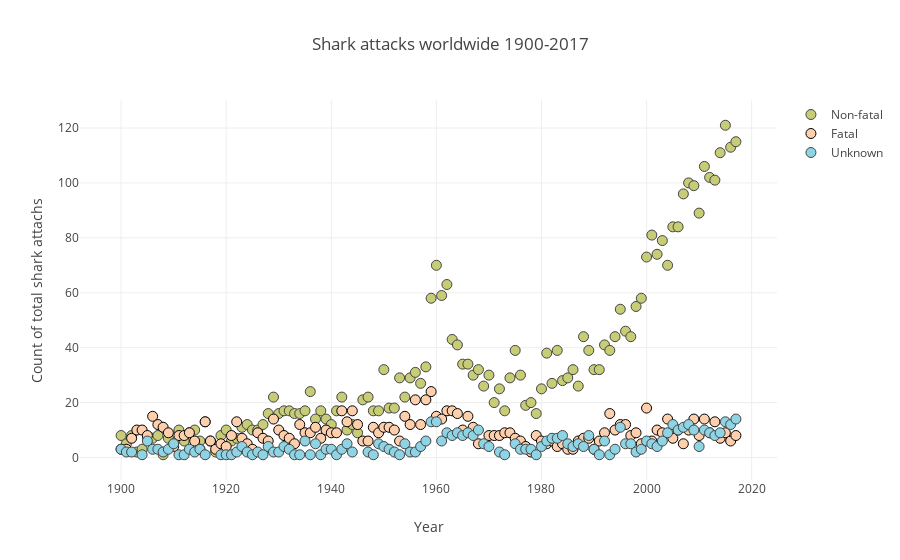

The notebook cell saved with this chart:
### Code cell
fatal = go.Scatter(
    x = scatter.index,
    y = scatter['Fatal'],
    name = 'Fatal',
    mode = 'markers',
    marker = dict(
        size = 10,
        line = dict(
            width = 1,
            color = 'rgb(0, 0, 0)'
        ), color = pink
    )
)

nonfatal = go.Scatter(
    x = scatter.index,
    y = scatter['Non-Fatal'],
    name = 'Non-fatal',
    mode = 'markers',
    marker = dict(
        size = 10,
        line = dict(
            width = 1), color = green
        )
    )
fatality_na = go.Scatter(
    x = scatter.index,
    y = scatter['Unknown'],
    name = 'Unknown',
    mode = 'markers',
    marker = dict(
        size = 10,
        line = dict(
            width = 1), color = light_blue
        )
    )

data = [nonfatal, fatal, fatality_na]

layout = dict(title = 'Shark attacks worldwide 1900-2017',
              yaxis = dict(zeroline = False, title='Count of total shark attachs'),
              xaxis = dict(zeroline = False, title='Year')
             )

fig = go.Figure(data=data, layout=layout)
iplot(fig, filename = "Shark attacks scatter plot")

#plotly.offline.plot(data, filename='test.html') # creates html
# plotly.offline.plot(data, include_plotlyjs=False, output_type='div') # for jinja2 embeding

### Figure 1 — Plotly figure (JSON) as saved in the notebook; plotly's stock layout.template omitted (floating-point values rounded to 4 significant figures)
{"data": [{"marker": {"color": "rgb(199, 204, 118)", "line": {"width": 1}, "size": 10}, "mode": "markers", "name": "Non-fatal", "type": "scatter", "uid": "dbe3cb9a-7b57-4d41-adb2-a20848ed03bb", "x": ["1900", "1901", "1902", "1903", "1904", "1905", "1906", "1907", "1908", "1909", "1910", "1911", "1912", "1913", "1914", "1915", "1916", "1917", "1918", "1919", "1920", "1921", "1922", "1923", "1924", "1925", "1926", "1927", "1928", "1929", "1930", "1931", "1932", "1933", "1934", "1935", "1936", "1937", "1938", "1939", "1940", "1941", "1942", "1943", "1944", "1945", "1946", "1947", "1948", "1949", "1950", "1951", "1952", "1953", "1954", "1955", "1956", "1957", "1958", "1959", "1960", "1961", "1962", "1963", "1964", "1965", "1966", "1967", "1968", "1969", "1970", "1971", "1972", "1973", "1974", "1975", "1976", "1977", "1978", "1979", "1980", "1981", "1982", "1983", "1984", "1985", "1986", "1987", "1988", "1989", "1990", "1991", "1992", "1993", "1994", "1995", "1996", "1997", "1998", "1999", "2000", "2001", "2002", "2003", "2004", "2005", "2006", "2007", "2008", "2009", "2010", "2011", "2012", "2013", "2014", "2015", "2016", "2017"], "y": [8, 5, 8, 2, 3, 7, 7, 8, 1, 7, 5, 10, 6, 9, 10, 6, 13, 6, 2, 8, 10, 6, 7, 11, 12, 10, 10, 12, 16, 22, 16, 17, 17, 16, 16, 17, 24, 14, 17, 14, 12, 17, 22, 10, 12, 9, 21, 22, 17, 17, 32, 18, 18, 29, 22, 29, 31, 27, 33, 58, 70, 59, 63, 43, 41, 34, 34, 30, 32, 26, 30, 20, 25, 17, 29, 39, 30, 19, 20, 16, 25, 38, 27, 39, 28, 29, 32, 26, 44, 39, 32, 32, 41, 39, 44, 54, 46, 44, 55, 58, 73, 81, 74, 79, 70, 84, 84, 96, 100, 99, 89, 106, 102, 101, 111, 121, 113, 115]}, {"marker": {"color": "rgb(254, 207, 173)", "line": {"color": "rgb(0, 0, 0)", "width": 1}, "size": 10}, "mode": "markers", "name": "Fatal", "type": "scatter", "uid": "c3a42ec1-84e2-4ff0-8062-2fcb91d7aa8c", "x": ["1900", "1901", "1902", "1903", "1904", "1905", "1906", "1907", "1908", "1909", "1910", "1911", "1912", "1913", "1914", "1915", "1916", "1917", "1918", "1919", "1920", "1921", "1922", "1923", "1924", "1925", "1926", "1927", "1928", "1929", "1930", "1931", "1932", "1933", "1934", "1935", "1936", "1937", "1938", "1939", "1940", "1941", "1942", "1943", "1944", "1945", "1946", "1947", "1948", "1949", "1950", "1951", "1952", "1953", "1954", "1955", "1956", "1957", "1958", "1959", "1960", "1961", "1962", "1963", "1964", "1965", "1966", "1967", "1968", "1969", "1970", "1971", "1972", "1973", "1974", "1975", "1976", "1977", "1978", "1979", "1980", "1981", "1982", "1983", "1984", "1985", "1986", "1987", "1988", "1989", "1990", "1991", "1992", "1993", "1994", "1995", "1996", "1997", "1998", "1999", "2000", "2001", "2002", "2003", "2004", "2005", "2006", "2007", "2008", "2009", "2010", "2011", "2012", "2013", "2014", "2015", "2016", "2017"], "y": [3, 3, 7, 10, 10, 8, 15, 12, 11, 9, 4, 8, 8, 9, 6, 3, 13, 6, 3, 5, 4, 8, 13, 7, 5, 3, 9, 7, 6, 14, 10, 8, 7, 5, 12, 9, 9, 11, 7, 10, 9, 9, 17, 13, 17, 12, 6, 6, 11, 9, 11, 11, 10, 6, 15, 12, 21, 12, 21, 24, 15, 14, 17, 17, 16, 10, 15, 11, 5, null, 8, 8, 8, 9, 9, 7, 6, 4, 2, 8, 6, 5, 6, 4, 5, 3, 3, 6, 7, 7, 3, 6, 9, 16, 10, 12, 12, 8, 9, 5, 18, 6, 10, 9, 14, 7, 10, 5, 10, 14, 8, 14, 9, 13, 7, 9, 6, 8]}, {"marker": {"color": "rgb(142, 212, 229)", "line": {"width": 1}, "size": 10}, "mode": "markers", "name": "Unknown", "type": "scatter", "uid": "43119555-a450-4fb3-a723-e1490f3dfeb7", "x": ["1900", "1901", "1902", "1903", "1904", "1905", "1906", "1907", "1908", "1909", "1910", "1911", "1912", "1913", "1914", "1915", "1916", "1917", "1918", "1919", "1920", "1921", "1922", "1923", "1924", "1925", "1926", "1927", "1928", "1929", "1930", "1931", "1932", "1933", "1934", "1935", "1936", "1937", "1938", "1939", "1940", "1941", "1942", "1943", "1944", "1945", "1946", "1947", "1948", "1949", "1950", "1951", "1952", "1953", "1954", "1955", "1956", "1957", "1958", "1959", "1960", "1961", "1962", "1963", "1964", "1965", "1966", "1967", "1968", "1969", "1970", "1971", "1972", "1973", "1974", "1975", "1976", "1977", "1978", "1979", "1980", "1981", "1982", "1983", "1984", "1985", "1986", "1987", "1988", "1989", "1990", "1991", "1992", "1993", "1994", "1995", "1996", "1997", "1998", "1999", "2000", "2001", "2002", "2003", "2004", "2005", "2006", "2007", "2008", "2009", "2010", "2011", "2012", "2013", "2014", "2015", "2016", "2017"], "y": [3, 2, 2, null, 1, 6, 3, 3, 2, 3, 5, 1, 1, 3, 2, 3, 1, null, null, 1, 1, 1, 2, 4, 2, 1, 2, 1, 4, 2, 2, 4, 3, 1, 1, 6, 1, 5, 1, 3, 3, 1, 3, 5, 2, null, null, 2, 1, 5, 4, 3, 2, 1, 5, 2, 2, 4, 6, 13, 13, 6, 9, 8, 9, 8, 9, 8, 10, 5, 4, null, 2, 1, null, 5, 3, 3, 3, 1, 4, 6, 7, 7, 8, 5, 4, 5, 4, 8, 3, 1, 6, 1, 3, 11, 5, 5, 2, 3, 6, 5, 4, 6, 9, 12, 10, 11, 12, 10, 4, 10, 9, 8, 9, 13, 12, 14]}], "layout": {"title": {"text": "Shark attacks worldwide 1900-2017"}, "xaxis": {"title": {"text": "Year"}, "zeroline": false}, "yaxis": {"title": {"text": "Count of total shark attachs"}, "zeroline": false}}}
